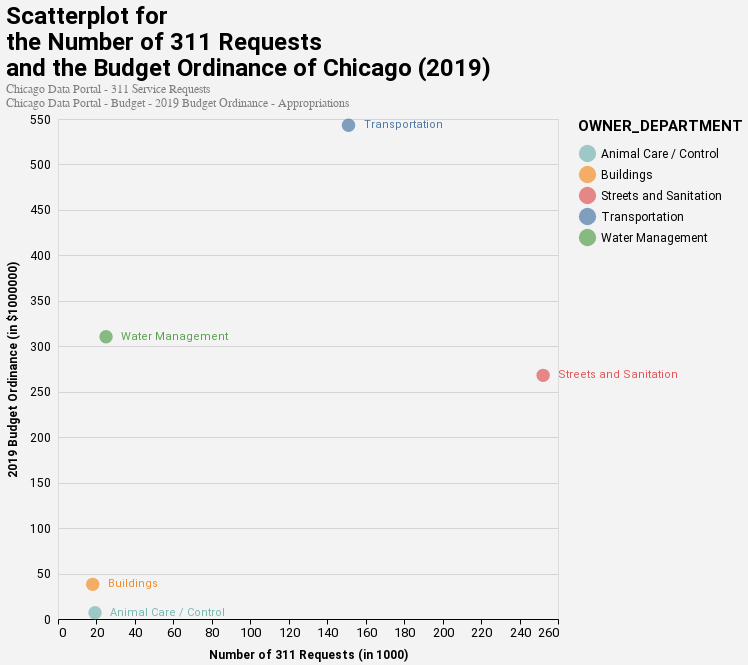

Notebook code for this chart:
### Markdown cell above
#### *Chart #4*

### Code cell
scatterplot

### Figure 1 — Vega-Lite specification as saved in the notebook (floating-point values rounded to 4 significant figures)
{"config": {"title": {"anchor": "start", "fontSize": 24, "font": "Roboto", "fontColor": "#000000"}, "subtitle": {"font": "Roboto", "fontSize": 22, "fontColor": "#838383", "subtitlePadding": 10}, "caption": {"font": "Roboto", "fontSize": 22, "fontColor": "#000000"}, "axisX": {"domain": true, "domainColor": "#000000", "domainWidth": 1, "grid": false, "labelFontSize": 13, "labelFont": "Roboto", "labelAngle": 0, "tickColor": "#000000", "tickSize": 5, "titleFontSize": 12, "titlePadding": 10, "titleFont": "Roboto", "title": ""}, "axisY": {"domain": false, "grid": true, "gridColor": "#d6d4d4", "gridWidth": 1, "labelFontSize": 12, "labelFont": "Roboto", "labelPadding": 8, "ticks": false, "titleFontSize": 12, "titlePadding": 10, "titleFont": "Roboto", "titleAngle": 270}, "background": "#f4f3f3", "legend": {"labelFontSize": 12, "labelFont": "Roboto", "symbolSize": 300, "symbolType": "circle", "titleFontSize": 15, "titlePadding": 10, "titleFont": "Roboto", "orient": "right", "offset": 20}, "range": {"category": ["#76b7b2", "#f28e2b", "#e15759", "#4e79a7", "#59a14f", "#edc948", "#b07aa1", "#ff9da7", "#9c755f", "#bab0ac"], "diverging": ["#e1f5fe", "#b3e5fc", "#81d4fa", "#4fc3f7", "#29b6f6", "#03a9f4", "#039be5", "#0288d1", "#0277bd", "#01579b"]}, "geoshape": {"category": ["#76b7b2", "#f28e2b", "#e15759", "#4e79a7", "#59a14f", "#edc948", "#b07aa1", "#ff9da7", "#9c755f", "#bab0ac"], "diverging": ["#e1f5fe", "#b3e5fc", "#81d4fa", "#4fc3f7", "#29b6f6", "#03a9f4", "#039be5", "#0288d1", "#0277bd", "#01579b"]}, "area": {"category": ["#76b7b2", "#f28e2b", "#e15759", "#4e79a7", "#59a14f", "#edc948", "#b07aa1", "#ff9da7", "#9c755f", "#bab0ac"], "fill": "#1696d2", "opacity": 0.7}, "line": {"color": "#1696d2", "stroke": "#1696d2", "strokewidth": 5}, "point": {"filled": true}, "circle": {"color": "#4e79a7", "size": 13}, "text": {"font": "Roboto", "color": "#1696d2", "fontSize": 11, "align": "right", "fontWeight": 400, "size": 11}, "bar": {"size": 40, "binSpacing": 1, "continuousBandSize": 30, "discreteBandSize": 30, "fill": "#1696d2", "stroke": false, "opacity": 0.7}}, "layer": [{"mark": {"type": "point", "size": 180}, "encoding": {"color": {"type": "nominal", "field": "OWNER_DEPARTMENT"}, "x": {"type": "quantitative", "field": "COUNT", "title": "Number of 311 Requests (in 1000)"}, "y": {"type": "quantitative", "field": "2019 ORDINANCE (AMOUNT $)", "title": "2019 Budget Ordinance (in $1000000)"}}, "height": 500, "title": {"text": ["Scatterplot for", "the Number of 311 Requests", "and the Budget Ordinance of Chicago (2019)"], "subtitle": ["Chicago Data Portal - 311 Service Requests", "Chicago Data Portal - Budget - 2019 Budget Ordinance - Appropriations"], "subtitleColor": "grey"}, "width": 500}, {"mark": {"type": "text", "align": "left", "baseline": "middle", "dx": 15}, "encoding": {"color": {"type": "nominal", "field": "OWNER_DEPARTMENT"}, "text": {"type": "nominal", "field": "OWNER_DEPARTMENT"}, "x": {"type": "quantitative", "field": "COUNT", "title": "Number of 311 Requests (in 1000)"}, "y": {"type": "quantitative", "field": "2019 ORDINANCE (AMOUNT $)", "title": "2019 Budget Ordinance (in $1000000)"}}, "height": 500, "title": {"text": ["Scatterplot for", "the Number of 311 Requests", "and the Budget Ordinance of Chicago (2019)"], "subtitle": ["Chicago Data Portal - 311 Service Requests", "Chicago Data Portal - Budget - 2019 Budget Ordinance - Appropriations"], "subtitleColor": "grey"}, "width": 500}], "data": {"name": "data-b92d853f38cfee72b3b6f31621e2792f"}, "$schema": "https://vega.github.io/schema/vega-lite/v4.0.2.json", "datasets": {"data-b92d853f38cfee72b3b6f31621e2792f": [{"OWNER_DEPARTMENT": "Animal Care / Control", "2019 ORDINANCE (AMOUNT $)": 6.843, "CREATED_YEAR": 2019, "COUNT": 19.24}, {"OWNER_DEPARTMENT": "Buildings", "2019 ORDINANCE (AMOUNT $)": 38.12, "CREATED_YEAR": 2019, "COUNT": 18.04}, {"OWNER_DEPARTMENT": "Streets and Sanitation", "2019 ORDINANCE (AMOUNT $)": 268.0, "CREATED_YEAR": 2019, "COUNT": 252.3}, {"OWNER_DEPARTMENT": "Transportation", "2019 ORDINANCE (AMOUNT $)": 543.1, "CREATED_YEAR": 2019, "COUNT": 151.1}, {"OWNER_DEPARTMENT": "Water Management", "2019 ORDINANCE (AMOUNT $)": 310.5, "CREATED_YEAR": 2019, "COUNT": 24.98}]}}
